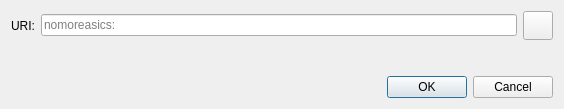
<?xml version="1.0" encoding="UTF-8"?>
<ui version="4.0">
 <class>OpenURIDialog</class>
 <widget class="QDialog" name="OpenURIDialog">
  <property name="geometry">
   <rect>
    <x>0</x>
    <y>0</y>
    <width>564</width>
    <height>109</height>
   </rect>
  </property>
  <property name="windowTitle">
   <string>Open NoMoreASICs URI</string>
  </property>
  <layout class="QVBoxLayout" name="verticalLayout">
   <item>
    <layout class="QHBoxLayout" name="horizontalLayout">
     <item>
      <widget class="QLabel" name="label">
       <property name="text">
        <string>URI:</string>
       </property>
      </widget>
     </item>
     <item>
      <widget class="QValidatedLineEdit" name="uriEdit">
       <property name="placeholderText">
        <string notr="true">nomoreasics:</string>
       </property>
      </widget>
     </item>
     <item>
      <widget class="QToolButton" name="pasteButton">
       <property name="toolTip">
        <string extracomment="Tooltip text for button that allows you to paste an address that is in your clipboard.">Paste address from clipboard</string>
       </property>
       <property name="text">
        <string/>
       </property>
       <property name="icon">
        <iconset resource="../bitcoin.qrc">
         <normaloff>:/icons/editpaste</normaloff>:/icons/editpaste
        </iconset>
       </property>
       <property name="iconSize">
        <size>
         <width>22</width>
         <height>22</height>
        </size>
       </property>
      </widget>
     </item>
    </layout>
   </item>
   <item>
    <spacer name="verticalSpacer">
     <property name="orientation">
      <enum>Qt::Vertical</enum>
     </property>
     <property name="sizeHint" stdset="0">
      <size>
       <width>20</width>
       <height>40</height>
      </size>
     </property>
    </spacer>
   </item>
   <item>
    <widget class="QDialogButtonBox" name="buttonBox">
     <property name="orientation">
      <enum>Qt::Horizontal</enum>
     </property>
     <property name="standardButtons">
      <set>QDialogButtonBox::Cancel|QDialogButtonBox::Ok</set>
     </property>
    </widget>
   </item>
  </layout>
 </widget>
 <customwidgets>
  <customwidget>
   <class>QValidatedLineEdit</class>
   <extends>QLineEdit</extends>
   <header>qt/qvalidatedlineedit.h</header>
  </customwidget>
 </customwidgets>
 <resources/>
 <connections>
  <connection>
   <sender>buttonBox</sender>
   <signal>accepted()</signal>
   <receiver>OpenURIDialog</receiver>
   <slot>accept()</slot>
   <hints>
    <hint type="sourcelabel">
     <x>248</x>
     <y>254</y>
    </hint>
    <hint type="destinationlabel">
     <x>157</x>
     <y>274</y>
    </hint>
   </hints>
  </connection>
  <connection>
   <sender>buttonBox</sender>
   <signal>rejected()</signal>
   <receiver>OpenURIDialog</receiver>
   <slot>reject()</slot>
   <hints>
    <hint type="sourcelabel">
     <x>316</x>
     <y>260</y>
    </hint>
    <hint type="destinationlabel">
     <x>286</x>
     <y>274</y>
    </hint>
   </hints>
  </connection>
 </connections>
</ui>
